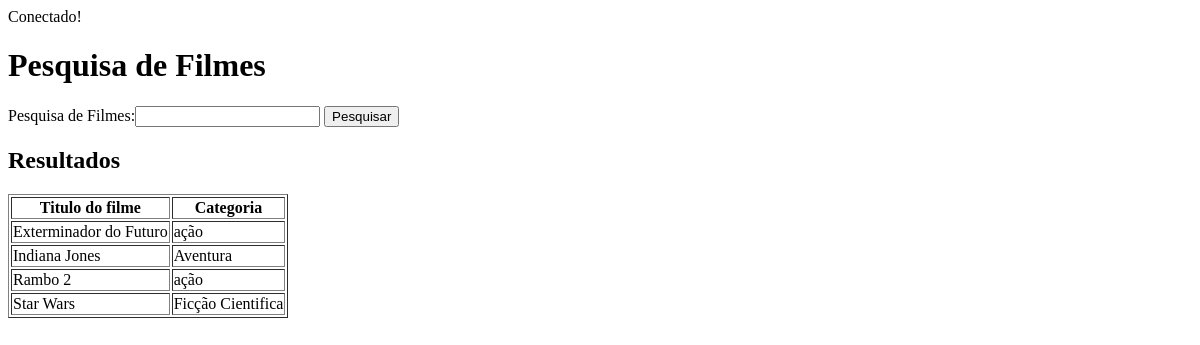
Before: /Pesquisa-Filmes.php with the older database file.
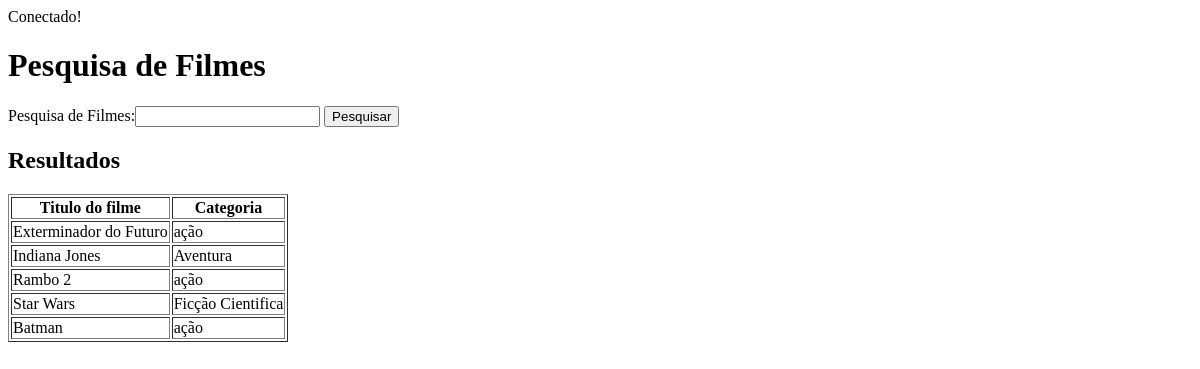
After: the same page with the newer database file.
### tables this page shows
CREATE TABLE `tbFilmes` (
  `idFilme` int NOT NULL,
  `tituloFilme` varchar(100) NOT NULL,
  `duracaoFilme` varchar(10) NOT NULL,
  `valorLocacao` decimal(10,2) NOT NULL,
  `idCategoria` int NOT NULL
);

CREATE TABLE `tbCategorias` (
  `idCategoria` int NOT NULL,
  `nomeCategoria` varchar(50) NOT NULL
);

### Pesquisa-Filmes.php (the view, shortened to what this page needs)
<?php
   include_once("conexao.php");
?>
<!doctype html>
<html>
    <head>
    </head>
    <body>
        <h1>Pesquisa de Filmes</h1>
        <form name="pesquisa" action="Pesquisa-Filmes.php" method="get">
          <label>Pesquisa de Filmes:</label><input type="text" name="pesquisa">
          <input type="submit" value="Pesquisar">
        </form>
        <h2>Resultados</h2>
<?php
$sqlRegistros = mysqli_query($conexao,"select tituloFilme, nomeCategoria from tbFilmes inner join
tbCategorias on tbFilmes.idCategoria = tbCategorias.idCategoria where tituloFilme like '%$pesquisa%'");
$num_linhas = mysqli_num_rows($sqlRegistros);
echo "<table border='1'>";
echo "<tr><th>Titulo do filme</th><th>Categoria</th></tr>";
for($i;$i<$num_linhas;$i++){
    $dados = mysqli_fetch_array($sqlRegistros);
    $tituloFilme = $dados["tituloFilme"];
    $nomeCategoria = $dados["nomeCategoria"];
    echo "<tr><td> $tituloFilme</td><td>$nomeCategoria</tr>";
}
echo"</table>";
?>
</body>
</html>

Changed rows visible on the page:
added tbfilmes: tituloFilme "Batman", idCategoria.nomeCategoria "ação"
